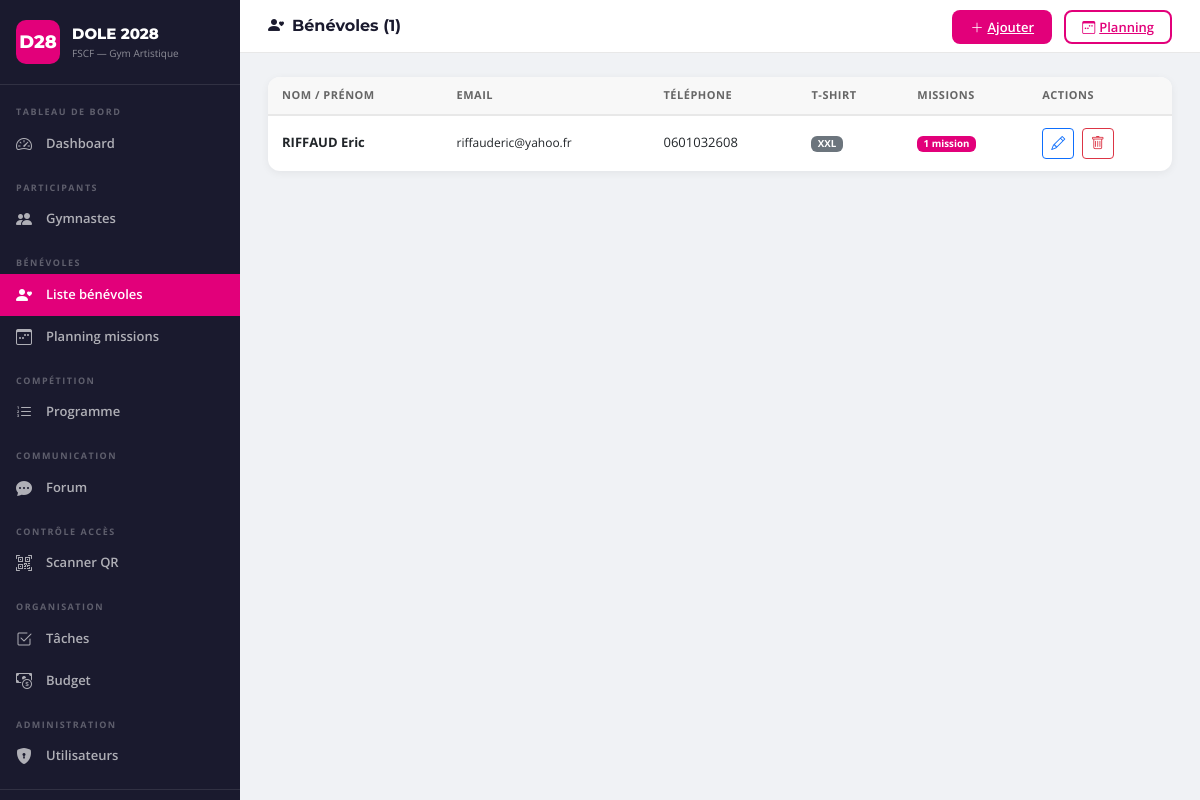
The page /benevoles (signed in) on the database its author committed.
### tables this page shows
CREATE TABLE benevoles (
            id INTEGER PRIMARY KEY AUTOINCREMENT,
            user_id INTEGER NOT NULL,
            telephone TEXT DEFAULT '',
            tshirt TEXT DEFAULT 'M',
            notes TEXT DEFAULT '',
            FOREIGN KEY (user_id) REFERENCES users(id)
        );

### app.py (the view)
@app.route('/benevoles')
@login_required
def benevoles_list():
    conn = get_db()
    items = conn.execute('''
        SELECT b.*,u.nom,u.prenom,u.email,COUNT(a.id) nb
        FROM benevoles b JOIN users u ON b.user_id=u.id
        LEFT JOIN affectations a ON b.id=a.benevole_id
        GROUP BY b.id ORDER BY u.nom,u.prenom
    ''').fetchall()
    conn.close()
    return render_template('benevoles_list.html', items=items)

### app.py (called while the page is built)
def get_db():
    conn = sqlite3.connect(DATABASE)
    conn.row_factory = sqlite3.Row
    return conn

@login_manager.user_loader
def load_user(uid):
    conn = get_db()
    row = conn.execute('SELECT * FROM users WHERE id=?', (uid,)).fetchone()
    conn.close()
    return User(row) if row else None

    @property
    def is_admin(self): return self.role == 'admin'

    @property
    def is_staff(self): return self.role in ('admin', 'responsable')

    @property
    def full_name(self): return f"{self.prenom} {self.nom}"

### templates/benevoles_list.html (shortened to what this page needs)
{% extends 'base.html' %}
{% block page_title %}<i class="bi bi-person-heart me-2"></i>Bénévoles ({{ items|length }}){% endblock %}
{% block topbar_actions %}
{% if current_user.is_admin %}
<a href="{{ url_for('benevole_new') }}" class="btn-fscf me-2"><i class="bi bi-plus-lg me-1"></i>Ajouter</a>
<a href="{{ url_for('planning') }}" class="btn-fscf-outline"><i class="bi bi-calendar3-week me-1"></i>Planning</a>
{% endif %}
{% endblock %}
{% block content %}
<div class="fscf-card">
  <div class="fscf-card-body p-0">
    {% if items %}
    <table class="fscf-table">
      <thead><tr>
        <th>Nom / Prénom</th><th>Email</th><th>Téléphone</th><th>T-shirt</th><th>Missions</th><th>Actions</th>
      </tr></thead>
      <tbody>
      {% for b in items %}
      <tr>
        <td><strong>{{ b.nom }} {{ b.prenom }}</strong></td>
        <td style="font-size:12px;">{{ b.email }}</td>
        <td>{{ b.telephone or '—' }}</td>
        <td><span class="badge bg-secondary">{{ b.tshirt }}</span></td>
        <td>
          <span class="badge" style="background:var(--pink);">{{ b.nb }} mission{{ 's' if b.nb > 1 else '' }}</span>
        </td>
        <td>
          {% if current_user.is_admin %}
          <a href="{{ url_for('benevole_edit', id=b.id) }}" class="btn btn-sm btn-outline-primary me-1"><i class="bi bi-pencil"></i></a>
          <button class="btn btn-sm btn-outline-danger" onclick="deleteBenevole({{ b.id }}, '{{ b.prenom }} {{ b.nom }}')"><i class="bi bi-trash"></i></button>
          {% endif %}
        </td>
      </tr>
      {% endfor %}
      </tbody>
    </table>
    {% else %}
    <div class="text-center py-5 text-muted">
      <i class="bi bi-person-heart fs-1 d-block mb-3"></i>
      <p>Aucun bénévole enregistré.</p>
      {% if current_user.is_admin %}<a href="{{ url_for('benevole_new') }}" class="btn-fscf">Ajouter le premier bénévole</a>{% endif %}
    </div>
    {% endif %}
  </div>
</div>
{% endblock %}

### static/css/style.css (style rules this page uses)
:root { --pink: #E2007A; --navy: #1a1a2e; --blue: #0066CC; --green: #009944; --sidebar-w: 240px; }
* { box-sizing: border-box; }
body { font-family: 'Open Sans', sans-serif; background: #f0f2f5; margin: 0; }
.fscf-card { background: white; border-radius: 12px; box-shadow: 0 2px 8px rgba(0,0,0,.06); overflow: hidden; }
.fscf-card-body { padding: 20px; }
.btn-fscf { background: var(--pink); color: white; border: none; border-radius: 8px; padding: 8px 18px; font-weight: 600; font-size: 13px; cursor: pointer; transition: background .15s; }
.btn-fscf-outline { background: transparent; color: var(--pink); border: 2px solid var(--pink); border-radius: 8px; padding: 6px 16px; font-weight: 600; font-size: 13px; cursor: pointer; transition: all .15s; }
.fscf-table { width: 100%; border-collapse: collapse; font-size: 13px; }
.fscf-table th { background: #f8f8f8; color: #666; font-size: 11px; font-weight: 700; text-transform: uppercase; letter-spacing: .5px; padding: 10px 14px; border-bottom: 2px solid #e8e8e8; }
.fscf-table td { padding: 12px 14px; border-bottom: 1px solid #f0f0f0; vertical-align: middle; }
.fscf-table tr:last-child td { border-bottom: none; }

### rows shown on the page
benevoles: nom "RIFFAUD", prenom "Eric", email "riffauderic@yahoo.fr", telephone "0601032608", tshirt "XXL", nb "1"

### other values the page prints
{{ items|length }} "1"
